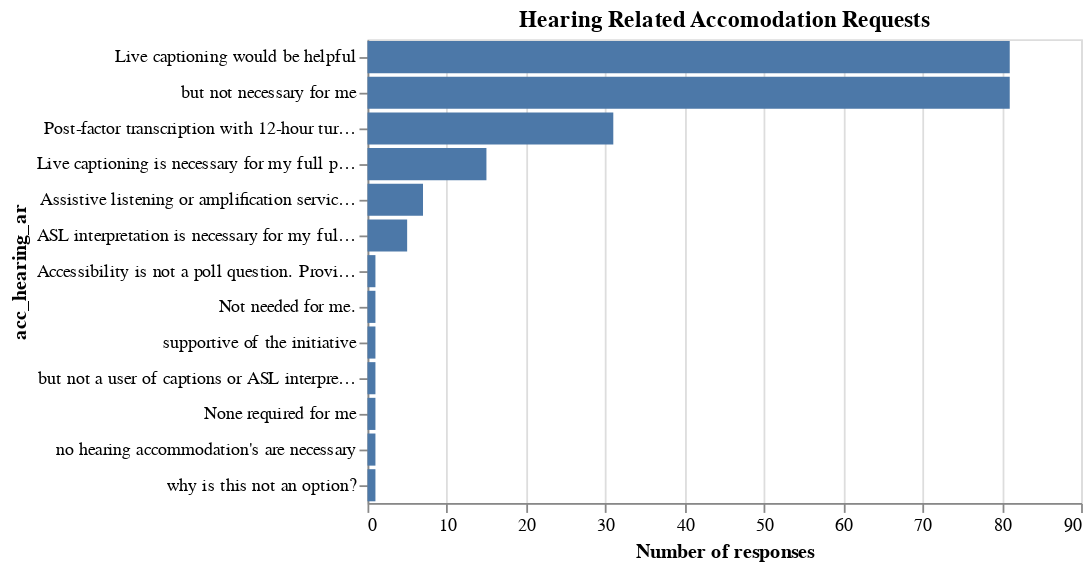

The notebook cell this image was saved under:
### Markdown cell above
We can try to plot this, but unfortunately the way google stores survey results means it is impossible to tell the difference between a comma-separated answer and two answers, also separated by a comma (hence the top two entries being exactly the same)

### Code cell
(alt.Chart(data=survey, title="Hearing Related Accomodation Requests")
    .mark_bar()
    .transform_flatten(
        flatten=['acc_hearing_ar'],
    )
    .encode(
        y=alt.Y(shorthand="acc_hearing_ar:N", sort="-x"),
        x=alt.X(shorthand="count()",title="Number of responses"),
        tooltip=alt.Tooltip("count():N"),
    )
)

### Figure 1 — Vega-Lite specification as saved in the notebook (floating-point values rounded to 4 significant figures; data arrays with more than 128 entries replaced by an {"elided": "..."} marker saying what was removed)
{"config": {"view": {"continuousWidth": 400, "continuousHeight": 300}}, "data": {"name": "data-ac9e26ac13768d481eb3977902d96960"}, "mark": "bar", "encoding": {"tooltip": {"aggregate": "count", "type": "nominal"}, "x": {"aggregate": "count", "title": "Number of responses", "type": "quantitative"}, "y": {"field": "acc_hearing_ar", "sort": "-x", "type": "nominal"}}, "title": "Hearing Related Accomodation Requests", "transform": [{"flatten": ["acc_hearing_ar"]}], "$schema": "https://vega.github.io/schema/vega-lite/v4.17.0.json", "datasets": {"data-ac9e26ac13768d481eb3977902d96960": {"elided": "728 records"}}}
